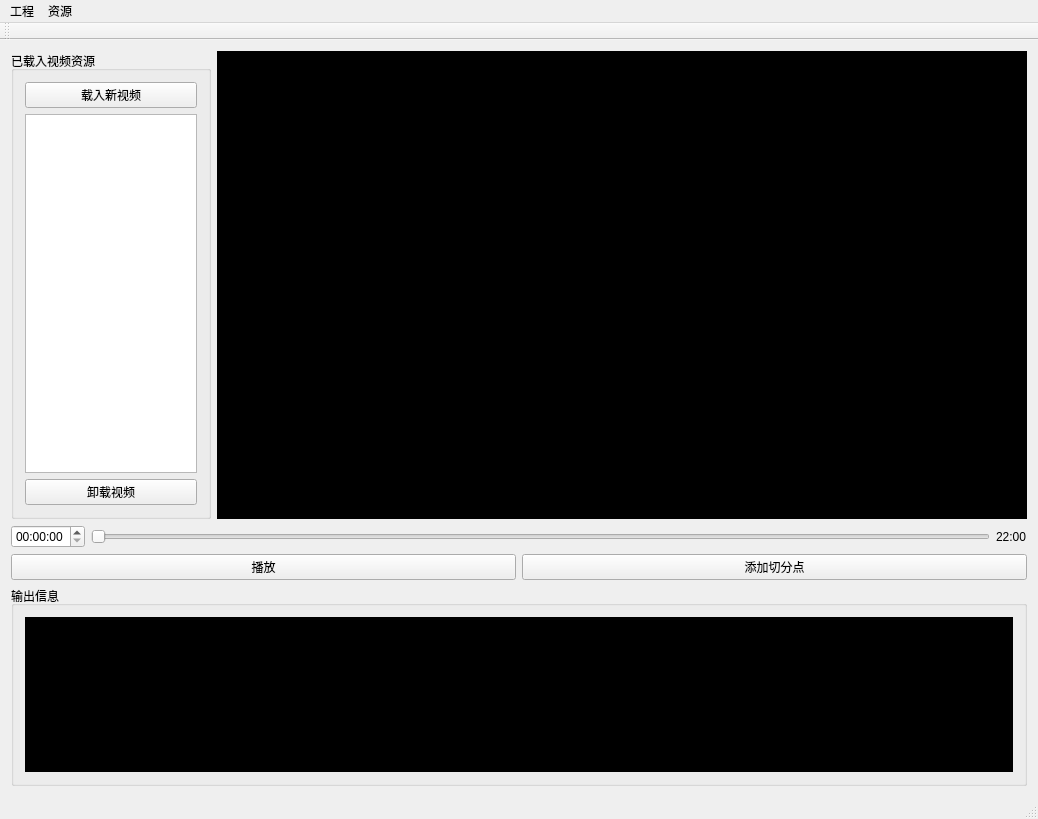
<?xml version="1.0" encoding="UTF-8"?>
<ui version="4.0">
 <class>POVMakerClass</class>
 <widget class="QMainWindow" name="POVMakerClass">
  <property name="geometry">
   <rect>
    <x>0</x>
    <y>0</y>
    <width>1038</width>
    <height>819</height>
   </rect>
  </property>
  <property name="windowTitle">
   <string>POVMaker</string>
  </property>
  <widget class="QWidget" name="centralWidget">
   <layout class="QGridLayout" name="gridLayout">
    <item row="0" column="0">
     <layout class="QHBoxLayout" name="horizontalLayout_3">
      <item>
       <widget class="QGroupBox" name="groupBox">
        <property name="sizePolicy">
         <sizepolicy hsizetype="Maximum" vsizetype="Expanding">
          <horstretch>0</horstretch>
          <verstretch>0</verstretch>
         </sizepolicy>
        </property>
        <property name="maximumSize">
         <size>
          <width>200</width>
          <height>16777215</height>
         </size>
        </property>
        <property name="title">
         <string>已载入视频资源</string>
        </property>
        <layout class="QVBoxLayout" name="verticalLayout">
         <item>
          <widget class="QPushButton" name="loadVideosPushButton">
           <property name="text">
            <string>载入新视频</string>
           </property>
           <property name="icon">
            <iconset resource="POVMaker.qrc">
             <normaloff>:/POVMaker/resource/icon/plus.png</normaloff>:/POVMaker/resource/icon/plus.png</iconset>
           </property>
          </widget>
         </item>
         <item>
          <widget class="QListView" name="videoListView">
           <property name="sizePolicy">
            <sizepolicy hsizetype="Maximum" vsizetype="Expanding">
             <horstretch>0</horstretch>
             <verstretch>0</verstretch>
            </sizepolicy>
           </property>
           <property name="maximumSize">
            <size>
             <width>200</width>
             <height>16777215</height>
            </size>
           </property>
           <property name="iconSize">
            <size>
             <width>50</width>
             <height>50</height>
            </size>
           </property>
           <property name="flow">
            <enum>QListView::TopToBottom</enum>
           </property>
           <property name="viewMode">
            <enum>QListView::ListMode</enum>
           </property>
           <property name="itemAlignment">
            <set>Qt::AlignLeading</set>
           </property>
          </widget>
         </item>
         <item>
          <widget class="QPushButton" name="unloadVideosPushButton">
           <property name="text">
            <string>卸载视频</string>
           </property>
           <property name="icon">
            <iconset resource="POVMaker.qrc">
             <normaloff>:/POVMaker/resource/icon/minus.png</normaloff>:/POVMaker/resource/icon/minus.png</iconset>
           </property>
          </widget>
         </item>
        </layout>
       </widget>
      </item>
      <item>
       <widget class="QGraphicsView" name="videoGraphicsView">
        <property name="styleSheet">
         <string notr="true">background-color: rgb(0, 0, 0);</string>
        </property>
       </widget>
      </item>
     </layout>
    </item>
    <item row="1" column="0">
     <layout class="QHBoxLayout" name="horizontalLayout_2">
      <item>
       <widget class="QTimeEdit" name="currentPlayTimeEdit"/>
      </item>
      <item>
       <widget class="QSlider" name="videoHorizontalSlider">
        <property name="orientation">
         <enum>Qt::Horizontal</enum>
        </property>
       </widget>
      </item>
      <item>
       <widget class="QLabel" name="endTimeLabel">
        <property name="text">
         <string>22:00</string>
        </property>
       </widget>
      </item>
     </layout>
    </item>
    <item row="3" column="0">
     <widget class="QGroupBox" name="groupBox_2">
      <property name="sizePolicy">
       <sizepolicy hsizetype="Preferred" vsizetype="Maximum">
        <horstretch>0</horstretch>
        <verstretch>0</verstretch>
       </sizepolicy>
      </property>
      <property name="maximumSize">
       <size>
        <width>16777215</width>
        <height>200</height>
       </size>
      </property>
      <property name="title">
       <string>输出信息</string>
      </property>
      <layout class="QVBoxLayout" name="verticalLayout_2">
       <item>
        <widget class="QPlainTextEdit" name="outputPlainTextEdit">
         <property name="sizePolicy">
          <sizepolicy hsizetype="Expanding" vsizetype="Expanding">
           <horstretch>0</horstretch>
           <verstretch>0</verstretch>
          </sizepolicy>
         </property>
         <property name="styleSheet">
          <string notr="true">background-color: rgb(0, 0, 0);
color: rgb(255, 255, 255);</string>
         </property>
         <property name="readOnly">
          <bool>true</bool>
         </property>
        </widget>
       </item>
      </layout>
     </widget>
    </item>
    <item row="2" column="0">
     <layout class="QHBoxLayout" name="horizontalLayout">
      <item>
       <widget class="QPushButton" name="playPushButton">
        <property name="text">
         <string>播放</string>
        </property>
       </widget>
      </item>
      <item>
       <widget class="QPushButton" name="addCutPushButton">
        <property name="text">
         <string>添加切分点</string>
        </property>
       </widget>
      </item>
     </layout>
    </item>
   </layout>
  </widget>
  <widget class="QMenuBar" name="menuBar">
   <property name="geometry">
    <rect>
     <x>0</x>
     <y>0</y>
     <width>1038</width>
     <height>26</height>
    </rect>
   </property>
   <widget class="QMenu" name="ProjectMenu">
    <property name="title">
     <string>工程</string>
    </property>
   </widget>
   <widget class="QMenu" name="ResourceMenu">
    <property name="title">
     <string>资源</string>
    </property>
   </widget>
   <addaction name="ProjectMenu"/>
   <addaction name="ResourceMenu"/>
  </widget>
  <widget class="QToolBar" name="mainToolBar">
   <attribute name="toolBarArea">
    <enum>TopToolBarArea</enum>
   </attribute>
   <attribute name="toolBarBreak">
    <bool>false</bool>
   </attribute>
  </widget>
  <widget class="QStatusBar" name="statusBar"/>
 </widget>
 <layoutdefault spacing="6" margin="11"/>
 <resources>
  <include location="POVMaker.qrc"/>
 </resources>
 <connections/>
</ui>
